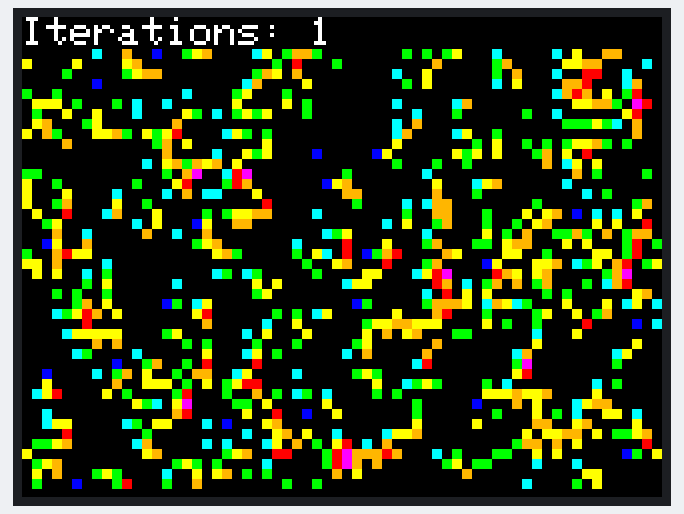
The sketch below on a simulated ESP32. On the bench: 320×240 colour display. Random numbers use the default seed unless the sketch sets one.

Above: at 0.59 s.
At 5.46 s:
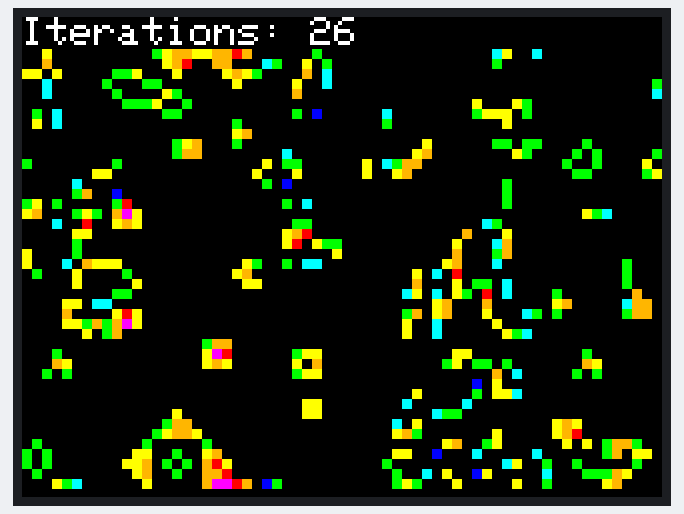
At 10.34 s:
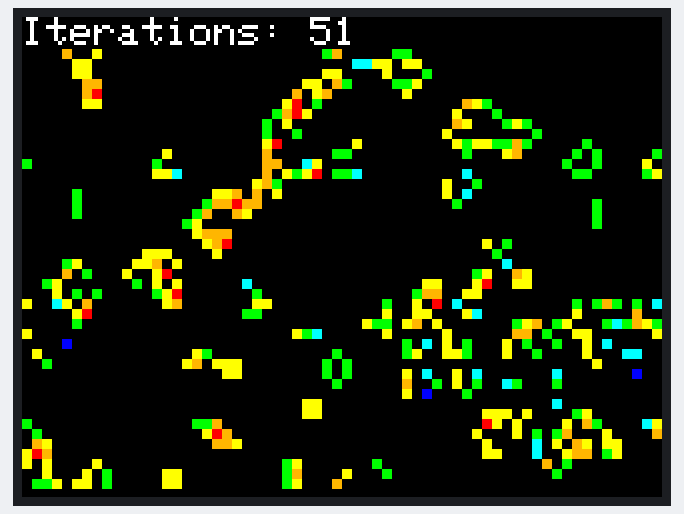
At 20.1 s:
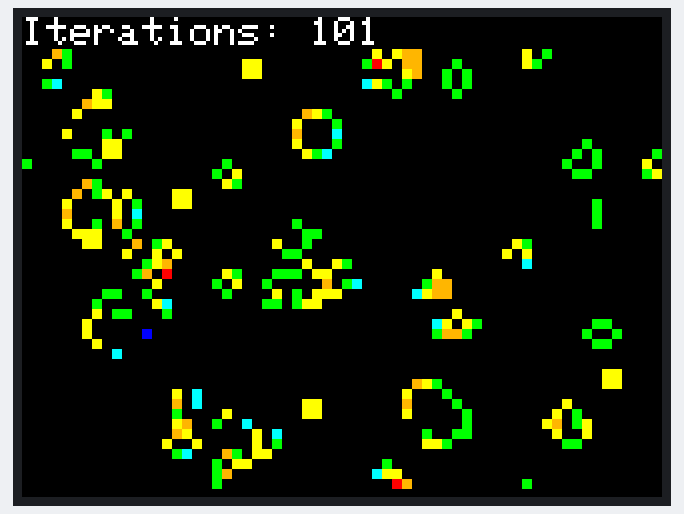
At 29.88 s:
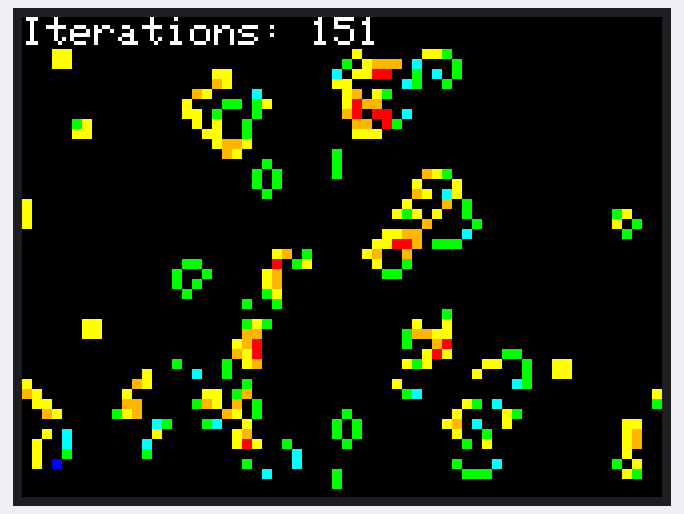
At 39.85 s:
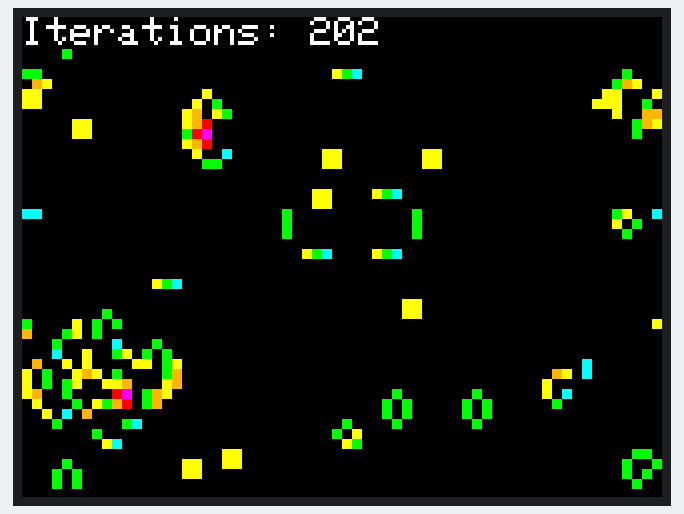

The sketch:

WIO-Life.ino
```cpp
// (licence header left out)
#include "TFT_eSPI.h" // Graphics and font library for ST7735 driver chip

TFT_eSPI tft = TFT_eSPI();  // Invoke library, pins defined in User_Setup.h

#define GRID_WIDTH  64
#define GRID_HEIGHT  44  // Adjusted for text display area below the iteration count
#define CELL_SIZE    5
#define TEXT_HEIGHT  16  // Height reserved for text display at the top

bool currentGrid[GRID_WIDTH][GRID_HEIGHT];
bool nextGrid[GRID_WIDTH][GRID_HEIGHT];
int unchangedIterations = 0; // Counter for unchanged iterations
int iterationCount = 0; // Count the number of iterations
int maxIterations = 500; // Maximum iterations before automatic reset

void setup() {
  randomSeed(analogRead(0)); // Initialize random number generator
  tft.begin();
  tft.setRotation(3);
  tft.fillScreen(TFT_BLACK);
  tft.setTextSize(2); // Ensure text size is set for the iteration count display
  initializeGrid(true); // Randomly initialize the grid with a true full restart
}

void loop() {
  bool hasChanged = false;
  for (int x = 0; x < GRID_WIDTH; x++) {
    for (int y = 0; y < GRID_HEIGHT; y++) {
      int aliveNeighbors = countAliveNeighbors(x, y);

      bool nextState = currentGrid[x][y];
      if (currentGrid[x][y] == true && (aliveNeighbors < 2 || aliveNeighbors > 3)) {
        nextState = false;
      } else if (currentGrid[x][y] == false && aliveNeighbors == 3) {
        nextState = true;
      }

      if (nextState != currentGrid[x][y]) {
        hasChanged = true;
      }
      nextGrid[x][y] = nextState;
    }
  }

  // If no change for 5 iterations or if maxIterations reached, reinitialize
  if (!hasChanged) {
    unchangedIterations++;
  } else {
    unchangedIterations = 0; // Reset counter if there's any change
  }
  iterationCount++; // Always increment iteration count

  if (unchangedIterations >= 5 || iterationCount >= maxIterations) {
    initializeGrid(false); // Reinitialize grid for a new game without clearing screen
    iterationCount = 0; // Reset iteration count
    unchangedIterations = 0; // Reset unchanged iterations count
  } else {
    updateDisplay(); // Update display only if not resetting
  }

  delay(100); // Slow down the simulation
}

void initializeGrid(bool fullRestart) {
  if (fullRestart) {
    tft.fillScreen(TFT_BLACK); // Clear the screen fully only on full restart
  }

  for (int x = 0; x < GRID_WIDTH; x++) {
    for (int y = 0; y < GRID_HEIGHT; y++) {
      currentGrid[x][y] = random(2); // Randomly initialize grid cells
      nextGrid[x][y] = currentGrid[x][y]; // Ensure next grid matches initial state to avoid immediate clearing
    }
  }

  // Reset counters for a fresh start
  iterationCount = 0;
  unchangedIterations = 0;

  // Immediately update display to reflect the new grid
  updateDisplay();
}

void updateDisplay() {
  // Update the iteration count display
  tft.setCursor(0, 0);
  tft.fillRect(0, 0, tft.width(), TEXT_HEIGHT, TFT_BLACK); // Clear the text display area
  tft.setTextColor(TFT_WHITE, TFT_BLACK);
  tft.print("Iterations: ");
  tft.print(iterationCount);

  // Redraw the entire grid
  for (int x = 0; x < GRID_WIDTH; x++) {
    for (int y = 0; y < GRID_HEIGHT; y++) {
      currentGrid[x][y] = nextGrid[x][y]; // Update current grid state
      int aliveNeighbors = countAliveNeighbors(x, y);
      uint16_t color = getColorBasedOnNeighbors(currentGrid[x][y], aliveNeighbors);
      tft.fillRect(x * CELL_SIZE, (y * CELL_SIZE) + TEXT_HEIGHT, CELL_SIZE, CELL_SIZE, color);
    }
  }
}

int countAliveNeighbors(int x, int y) {
  int count = 0;
  for (int i = -1; i <= 1; i++) {
    for (int j = -1; j <= 1; j++) {
      if (i == 0 && j == 0) continue; // Skip the cell itself
      int col = (x + i + GRID_WIDTH) % GRID_WIDTH;
      int row = (y + j + GRID_HEIGHT) % GRID_HEIGHT;
      count += currentGrid[col][row];
    }
  }
  return count;
}

uint16_t getColorBasedOnNeighbors(bool cellState, int aliveNeighbors) {
  if (!cellState) {
    return TFT_BLACK; // Dead cells are black
  }

  // Alive cells' colors based on the number of alive neighbors
  switch (aliveNeighbors) {
    case 0: return TFT_BLUE;
    case 1: return TFT_CYAN;
    case 2: return TFT_GREEN;
    case 3: return TFT_YELLOW;
    case 4: return TFT_ORANGE;
    case 5: return TFT_RED;
    case 6: return TFT_MAGENTA;
    case 7: return TFT_PURPLE;
    case 8: return TFT_WHITE;
    default: return TFT_WHITE; // This should never happen
  }
}
```
